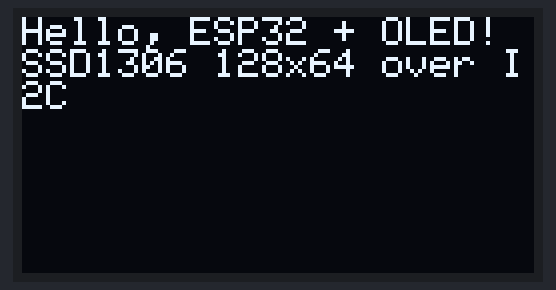
A sketch run on a simulated ESP32. Shown: 128×64 one-colour display.

Above: at 0.1 s.
At 1.6 s:
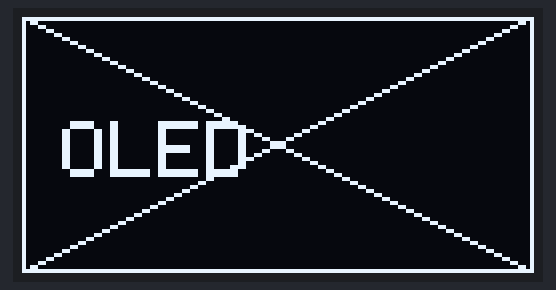
At 10.7 s:
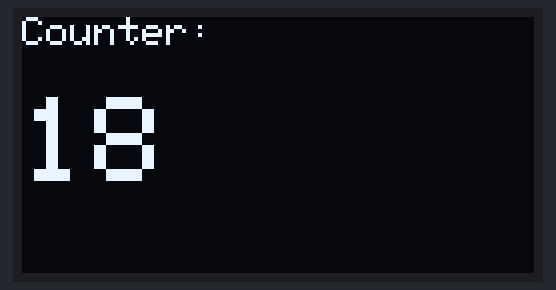
At 20.2 s:
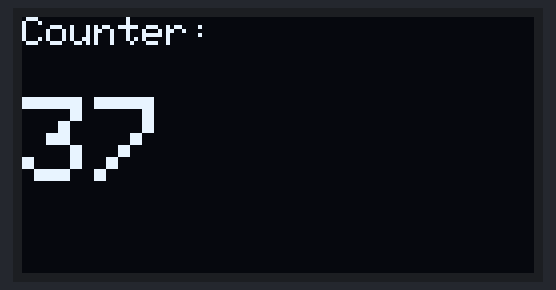
At 29.7 s:
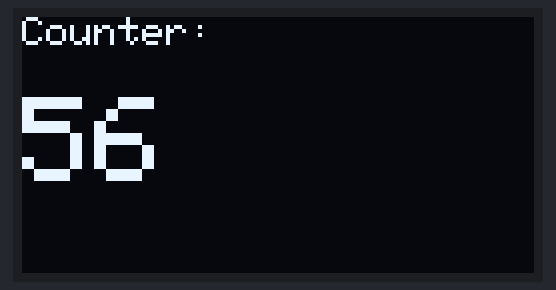
At 39.2 s:
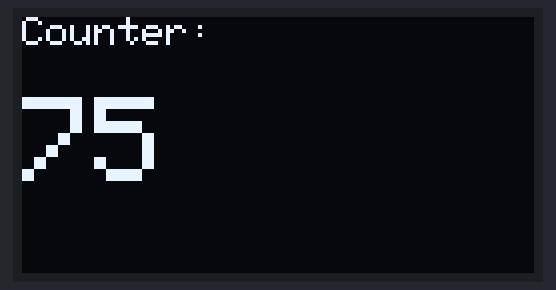

The sketch:

oled.ino
```cpp
#include <Wire.h>
#include <Adafruit_GFX.h>
#include <Adafruit_SSD1306.h>

#define SCREEN_WIDTH 128
#define SCREEN_HEIGHT 64
#define OLED_RESET    -1
#define SCREEN_ADDRESS 0x3C

Adafruit_SSD1306 display(SCREEN_WIDTH, SCREEN_HEIGHT, &Wire, OLED_RESET);

void setup() {
  Serial.begin(115200);

  Wire.begin(21, 22);
  Wire.setClock(400000);

  if (!display.begin(SSD1306_SWITCHCAPVCC, SCREEN_ADDRESS)) {
    Serial.println("SSD1306 allocation/init failed. Check wiring/address.");
    while (true) delay(1);
  }

  display.clearDisplay();

  // Text demo
  display.setTextSize(1);                 // 1..8 (scales bitmap font)
  display.setTextColor(SSD1306_WHITE);    // monochrome
  display.setCursor(0, 0);
  display.println(F("Hello, ESP32 + OLED!"));
  display.println(F("SSD1306 128x64 over I2C"));
  display.display();  // Push buffer to the screen
  delay(1500);

  // Simple graphics demo
  display.clearDisplay();
  display.drawRect(0, 0, SCREEN_WIDTH, SCREEN_HEIGHT, SSD1306_WHITE);
  display.drawLine(0, 0, SCREEN_WIDTH, SCREEN_HEIGHT, SSD1306_WHITE);
  display.drawLine(0, SCREEN_HEIGHT-1, SCREEN_WIDTH-1, 0, SSD1306_WHITE);
  display.setCursor(10, 26);
  display.setTextSize(2);
  display.println(F("OLED"));
  display.display();
}

void loop() {
  // Example: tiny counter without flicker (draw to buffer, then display())
  static uint32_t t0 = millis();
  static int count = 0;

  if (millis() - t0 > 500) {
    t0 = millis();
    count++;

    display.clearDisplay();
    display.setTextSize(1);
    display.setCursor(0, 0);
    display.println(F("Counter:"));

    display.setTextSize(3);
    display.setCursor(0, 20);
    display.printf("%d\n", count);

    display.display();
  }
}
```

Measured:
- what the display in image 1 shows lasts 0.5 s, from 1.6 s to 2.1 s
